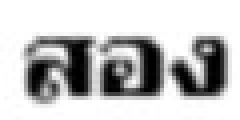
#> input picture twoTH.jpg, 60 x 30 px (shown 4 times larger)
$ python Test_Adapt_zumo_image_to_data.py   (older library calls are emulated)
#> lines starting #> are read from the running program, lines starting #| are printed output that depends on the picture; after the words box and inside, x2 and y2 are one past the last pixel; in counts of white or black regions, pixels touching at a corner belong together
#> further down, img is the input picture: shape (30, 60); min 0, max 255, mean 194.5
import cv2
import copy
import numpy as np
from IP_ADDR import Image_Processing_And_Do_something_to_make_Dataset_be_Ready as IP


def Adapt_Image(image):
    output_shape =(60,30) #
    ''' (width,height) of output(return) picture'''
    dilate_kernel_shape=(10,10)
    '''2d (x,y) can adjust offset if too less can't extract'''

    inv_image = 255 - image
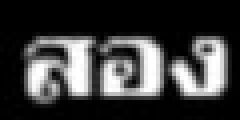
#> inv_image: shape (30, 60) (shown 4 times larger); min 0, max 255, mean 60.5
    dilate = cv2.dilate(inv_image, np.ones(dilate_kernel_shape))
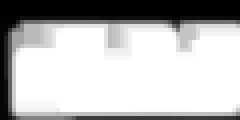
#> dilate: shape (30, 60) (shown 4 times larger); min 0, max 255, mean 184.6
    ret, cnt, hierarchy = cv2.findContours(dilate, cv2.RETR_TREE, cv2.CHAIN_APPROX_NONE)
#> cnt = 1 contour; box (x1, y1, x2, y2) and area: (0, 4, 60, 30) 1475
    rect = cv2.minAreaRect(cnt[0])
#> rect = ((29.5, 16.5), (25, 59), -90)
    print(rect)
#| ((29.5, 16.5), (25.0, 59.0), -90.0)
    y1 = int(rect[1][0] / 2 + rect[0][0])
#> y1 = 42
    y2 = int(rect[0][0] - rect[1][0] / 2)
#> y2 = 17
    x1 = int(rect[1][1] / 2 + rect[0][1])
#> x1 = 46
    x2 = int(rect[0][1] - rect[1][1] / 2)
#> x2 = -13
    return cv2.resize(image[x2:x1, y2:y1], output_shape)
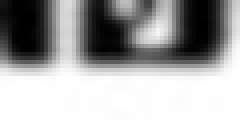
#> returned value: shape (30, 60) (shown 4 times larger); min 0, max 255, mean 161.9

img = cv2.imread("twoTH.jpg",0)
img = Adapt_Image(img)
cv2.imshow("adapt",img)
cv2.waitKey(0)
